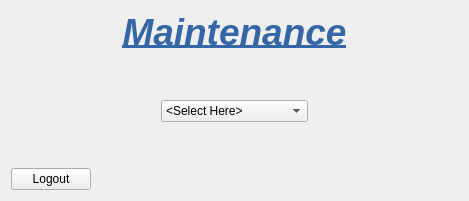
      <widget class="QWidget" name="page_admin">
       <layout class="QVBoxLayout" name="verticalLayout_16">
        <item>
         <layout class="QVBoxLayout" name="verticalLayout_15">
          <item>
           <widget class="QLabel" name="label_25">
            <property name="text">
             <string>&lt;html&gt;&lt;head/&gt;&lt;body&gt;&lt;p align=&quot;center&quot;&gt;&lt;span style=&quot; font-size:28pt; font-weight:600; font-style:italic; text-decoration: underline; color:#3465a4;&quot;&gt;Maintenance&lt;/span&gt;&lt;/p&gt;&lt;/body&gt;&lt;/html&gt;</string>
            </property>
            <property name="alignment">
             <set>Qt::AlignCenter</set>
            </property>
           </widget>
          </item>
          <item>
           <spacer name="verticalSpacer_11">
            <property name="orientation">
             <enum>Qt::Vertical</enum>
            </property>
            <property name="sizeHint" stdset="0">
             <size>
              <width>20</width>
              <height>40</height>
             </size>
            </property>
           </spacer>
          </item>
          <item>
           <layout class="QHBoxLayout" name="horizontalLayout_20">
            <item>
             <spacer name="horizontalSpacer_37">
              <property name="orientation">
               <enum>Qt::Horizontal</enum>
              </property>
              <property name="sizeType">
               <enum>QSizePolicy::Fixed</enum>
              </property>
              <property name="sizeHint" stdset="0">
               <size>
                <width>150</width>
                <height>20</height>
               </size>
              </property>
             </spacer>
            </item>
            <item>
             <widget class="QComboBox" name="comboBox_admin">
              <item>
               <property name="text">
                <string>&lt;Select Here&gt;</string>
               </property>
              </item>
              <item>
               <property name="text">
                <string>Add College Campus</string>
               </property>
              </item>
              <item>
               <property name="text">
                <string>Edit Souvenirs</string>
               </property>
              </item>
              <item>
               <property name="text">
                <string>Add Souvenirs</string>
               </property>
              </item>
             </widget>
            </item>
            <item>
             <spacer name="horizontalSpacer_38">
              <property name="orientation">
               <enum>Qt::Horizontal</enum>
              </property>
              <property name="sizeType">
               <enum>QSizePolicy::Fixed</enum>
              </property>
              <property name="sizeHint" stdset="0">
               <size>
                <width>150</width>
                <height>20</height>
               </size>
              </property>
             </spacer>
            </item>
           </layout>
          </item>
          <item>
           <spacer name="verticalSpacer_12">
            <property name="orientation">
             <enum>Qt::Vertical</enum>
            </property>
            <property name="sizeHint" stdset="0">
             <size>
              <width>20</width>
              <height>40</height>
             </size>
            </property>
           </spacer>
          </item>
          <item>
           <layout class="QHBoxLayout" name="horizontalLayout_19">
            <item>
             <widget class="QPushButton" name="pushButton_adminLogout">
              <property name="text">
               <string>Logout</string>
              </property>
             </widget>
            </item>
            <item>
             <spacer name="horizontalSpacer_36">
              <property name="orientation">
               <enum>Qt::Horizontal</enum>
              </property>
              <property name="sizeHint" stdset="0">
               <size>
                <width>40</width>
                <height>20</height>
               </size>
              </property>
             </spacer>
            </item>
           </layout>
          </item>
         </layout>
        </item>
       </layout>
      </widget>
